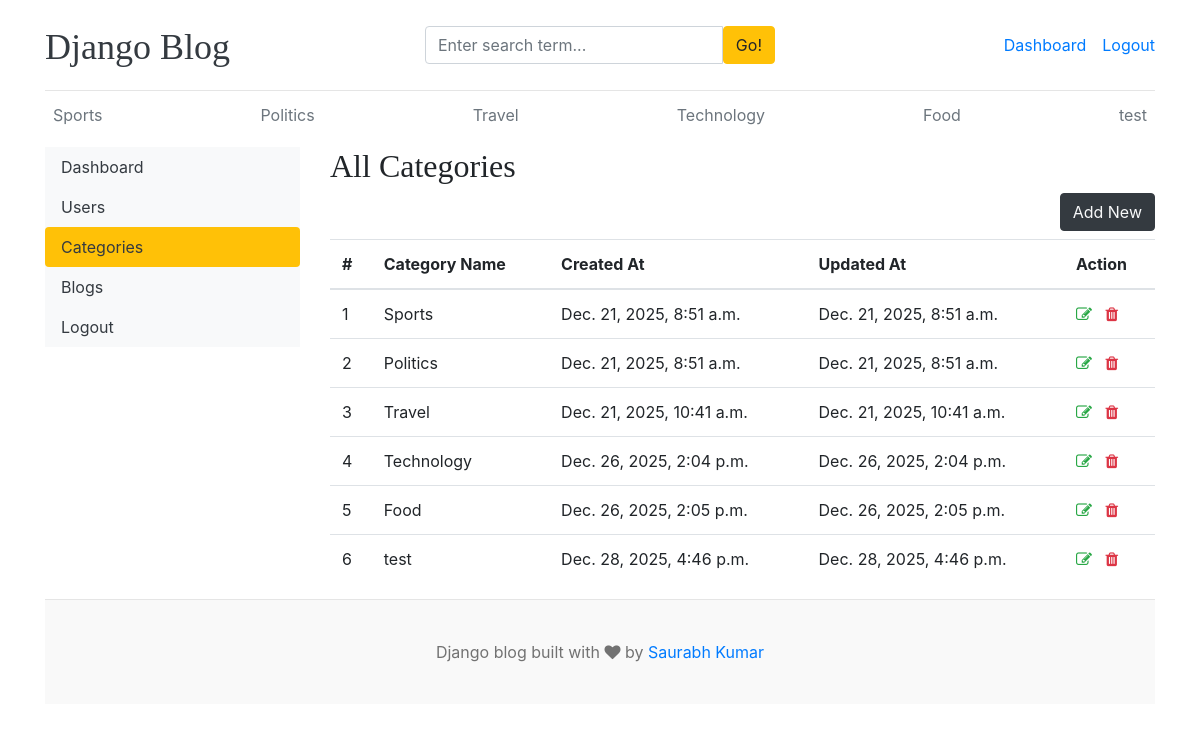
The app's page /dashboard/categories/ (signed in) with its own data.
### blogs/models.py (models this page shows)
class Category(models.Model):
    category_name =models.CharField(max_length=50 , unique=True)
    created_at = models.DateTimeField(auto_now_add=True)
    updated_at = models.DateTimeField(auto_now=True)
    class Meta:
        verbose_name_plural ='categories'
    def __str__(self):
        return self.category_name

### dashboards/views.py (the view)
# urls.py: path('categories/',views.categories, name='categories'),
@login_required(login_url='login')
@permission_required('dashboard.edit_post', raise_exception=True)
def categories(request):
    return render(request,'dashboard/categories.html')

### blogs/context_processors.py (called while the page is built)
def get_categories(request):
    categories = Category.objects.all()
    return dict(categories=categories)

def get_about(request):
    about = About.objects.latest('updated')
    return dict(about=about)

def get_social(request):
    social= Social.objects.all()
    return dict(social=social)

### templates/dashboard/categories.html (shortened to what this page needs)
{% extends "base.html" %}
{% block content %}
<div class="row">
    {% include "dashboard/sidebar.html" %}
    <div class="col-md-9">
        <h2>All Categories</h2>
    <a href="{% url "add_category" %} " class="btn btn-dark text-light float-right mb-2">Add New</a>
    <table class="table table-hover">
    <thead>
        <tr>
        <th >#</th>
        <th>Category Name</th>
        <th>Created At</th>
        <th>Updated At</th>
        <th>Action</th>
        </tr>
    </thead>
    <tbody>
        {% for cat in categories %}
        <tr>
        <td>{{forloop.counter}} </td>
        <td>{{cat}} </td>
        <td>{{cat.created_at}} </td>
        <td>{{cat.updated_at}}</td>
        <td>
            <a href="{% url "edit_category" cat.id %}"><i class="fa fa-edit text-success"></i></a>
            <a href="{% url "delete_category" cat.id %}"><i class="fa fa-trash text-danger"></i></a>
        </td>
        </tr>
        {% endfor %}
    </tbody>
    </table>
    </div>
</div>
{% endblock content %}

### templates/base.html (shortened to what this page needs)
{% load static %}
<!DOCTYPE html>
<html lang="en">
<head>
    <link href="https://getbootstrap.com/docs/4.0/dist/css/bootstrap.min.css" rel="stylesheet">
    <link href="{% static 'css/blog.css' %}" rel="stylesheet">
    <link rel="stylesheet" href="https://cdnjs.cloudflare.com/ajax/libs/font-awesome/4.7.0/css/font-awesome.min.css">
  </head>
<body>
    <div class="container">
      <header class="blog-header py-3">
        <div class="row flex-nowrap justify-content-between align-items-center">
          <div class="col-4 pt-1">
            <a class="blog-header-logo text-dark" href="/">Django Blog</a>
          </div>
          <div class= "col-4">
            <form action="{% url 'search' %}" method="GET"  >
                <div class="input-group">
                     <input class="form-control" type="text" name="keyword" value="{{ request.GET.keyword }}" placeholder="Enter search term..." aria-label="Enter search term..." aria-describedby="button-search" />
                     <button type ="submit" class="btn btn-warning" id="button-search">Go!</button>
                </div>
            </form>
          </div>
          <div class="col-4 d-flex justify-content-end align-items-center">
            {% if not user.is_authenticated %}
            <a class="btn btn-sm btn-warning" href="{% url "login" %} ">Login</a> &nbsp;
            <a class="btn btn-sm btn-outline-secondary" href="{% url 'register' %}">Register</a>
            {% else %}
            <span><a href="{% url "dashboard" %}">Dashboard</a> </span>
            <span> <a href="{% url "logout" %} ">Logout</a></span>
            {% endif %}
          </div>
        </div>
      </header>
      <div class="nav-scroller py-1 mb-2">
        <nav class="nav d-flex justify-content-between">
          {% for cat in categories %}
          <a class="p-2 text-muted" href="{% url "post_by_category" cat.id %} ">{{cat}}  </a>
          {% endfor %}
        </nav>
      </div>
{% block  content %}
{% endblock %}
<footer class="blog-footer">
  <p>Django blog built with <i class="fa fa-heart" aria-hidden="true"></i> by <a href="#">Saurabh Kumar</a></p>
</footer>
</body>
</html>

### blog_main/static/css/blog.css (style rules this page uses)
.blog-header { border-bottom: 1px solid #e5e5e5; }
.blog-header-logo { font-family: "Playfair Display", Georgia, "Times New Roman", serif; font-size: 2.25rem; }
h1, h2, h3, h4, h5, h6 { font-family: "Playfair Display", Georgia, "Times New Roman", serif; }
.blog-footer { padding: 2.5rem 0; color: #727272; text-align: center; background-color: #f9f9f9; border-top: .05rem solid #e5e5e5; }
.blog-footer p:last-child { margin-bottom: 0; }

### records on screen
Category: category_name "Sports", created_at "Dec. 21, 2025, 8:51 a.m.", updated_at "Dec. 21, 2025, 8:51 a.m."
Category: category_name "Politics", created_at "Dec. 21, 2025, 8:51 a.m.", updated_at "Dec. 21, 2025, 8:51 a.m."
Category: category_name "Travel", created_at "Dec. 21, 2025, 10:41 a.m.", updated_at "Dec. 21, 2025, 10:41 a.m."
Category: category_name "Technology", created_at "Dec. 26, 2025, 2:04 p.m.", updated_at "Dec. 26, 2025, 2:04 p.m."
Category: category_name "Food", created_at "Dec. 26, 2025, 2:05 p.m.", updated_at "Dec. 26, 2025, 2:05 p.m."
Category: category_name "test", created_at "Dec. 28, 2025, 4:46 p.m.", updated_at "Dec. 28, 2025, 4:46 p.m."
